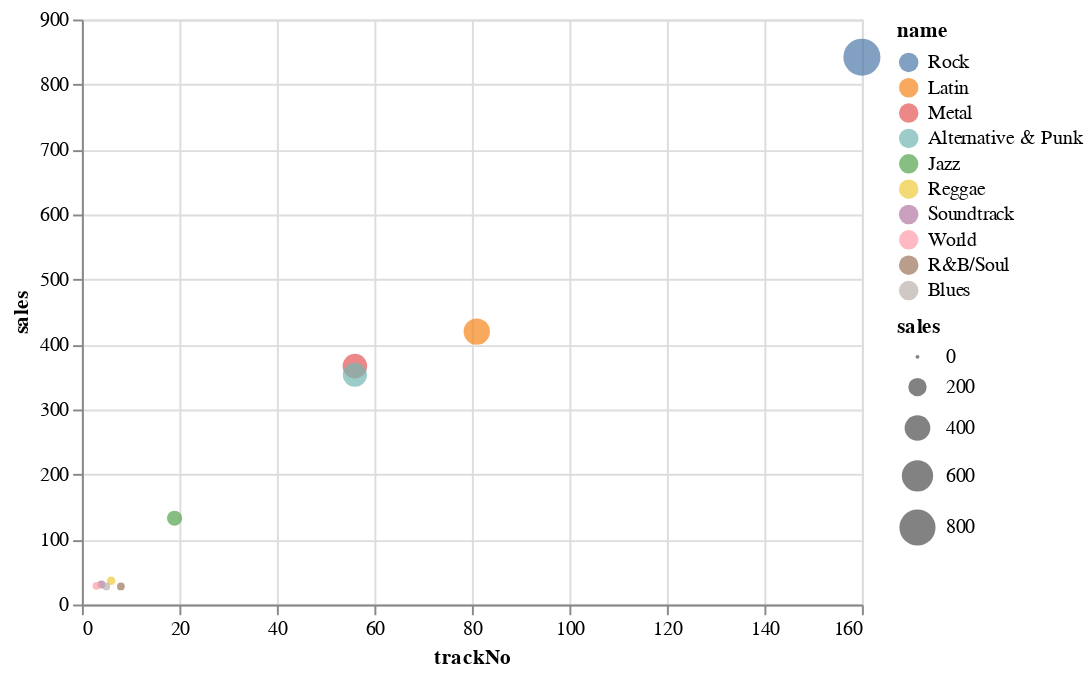

The notebook cell saved with this chart:
### Markdown cell above
#### scatterplot

Please notice that above examples directly use the specs from vega-lite example gallery without any modification, you can just find the spec you want and use it in your code.

And as the specs are just plain json files, it's easy to adapt to our needs. Let's first use scatterplot as an example to show the relation between track numbers and sales

### Code cell
%VEGA-LITE colored_scatterplot.vl.json 
select g.name name, sum(i.total) sales, count(distinct t.trackId) trackNo 
from track t 
    inner join genre g on g.genreId=t.genreId 
    inner join invoiceLine il on il.trackId=t.trackId
    inner join invoice i on i.invoiceId=il.invoiceLineId
group by g.name
order by sales desc limit 10;

### Figure 1 — Vega-Lite specification as saved in the notebook (floating-point values rounded to 4 significant figures)
{"$schema": "https://vega.github.io/schema/vega-lite/v4.json", "data": {"values": [{"name": "Rock", "sales": "842.01", "trackNo": "160"}, {"name": "Latin", "sales": "419.83", "trackNo": "81"}, {"name": "Metal", "sales": "366.74", "trackNo": "56"}, {"name": "Alternative & Punk", "sales": "353.43", "trackNo": "56"}, {"name": "Jazz", "sales": "132.75", "trackNo": "19"}, {"name": "Reggae", "sales": "36.63", "trackNo": "6"}, {"name": "Soundtrack", "sales": "30.69", "trackNo": "4"}, {"name": "World", "sales": "28.71", "trackNo": "3"}, {"name": "R&B/Soul", "sales": "27.72", "trackNo": "8"}, {"name": "Blues", "sales": "27.72", "trackNo": "5"}]}, "encoding": {"color": {"field": "name", "sort": {"field": "-x", "order": "descending"}, "type": "nominal"}, "size": {"field": "sales", "type": "quantitative"}, "x": {"field": "trackNo", "sort": "ascending", "type": "quantitative"}, "y": {"field": "sales", "type": "quantitative"}}, "height": 300, "mark": "circle", "width": 400}
